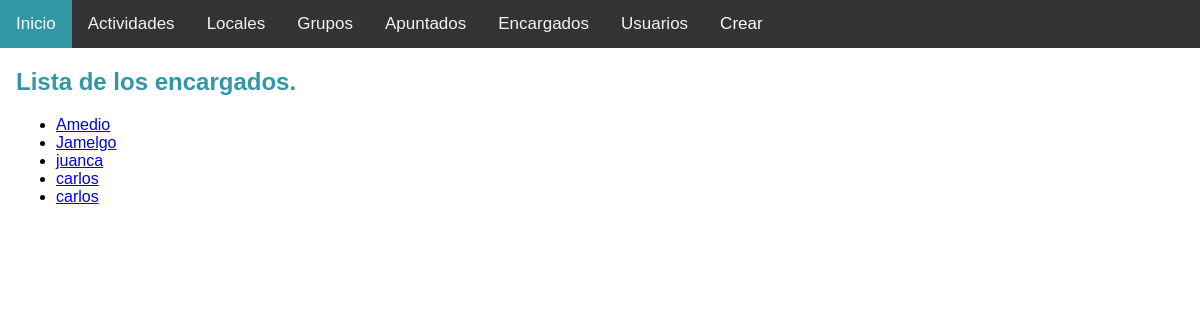
The page /encargado/ on the database as committed earlier.
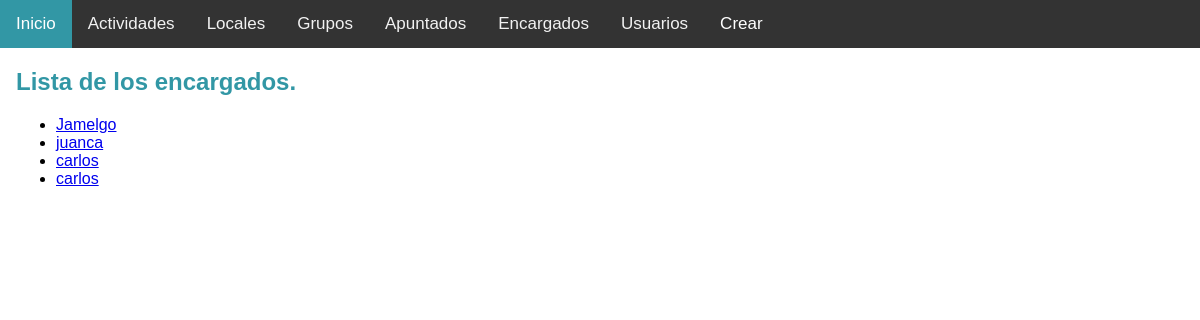
The same page on the database as committed later.
### findysport_app/models.py (models this page shows, shortened)
class Encargado(models.Model):
    nombre_en = models.CharField(max_length=30)
    actividad = models.ManyToManyField(Actividad)
    def get_absolute_url(self):
        return reverse('encargado-detail', kwargs={'pk': self.pk})

### findysport_app/views.py (the view)
# urls.py: path('encargado/', EncargadoListView.as_view(), name = "encargado-list"),
class EncargadoListView(ListView):
    model = Encargado

### findysport_app/templates/findysport_app/encargado_list.html (shortened to what this page needs)
{% extends "base.html" %}
{% block content %}
<h2>Lista de los encargados.</h2>
<ul>
    {% for encargado in object_list %}
    <li>
    <a href="{{ encargado.get_absolute_url }}">{{ encargado.nombre_en }}</a>
    </li>
    {% endfor %}
</ul>
{% endblock %}

Rows that differ between the two databases and show on the page:
removed Encargado: nombre_en "Amedio"
